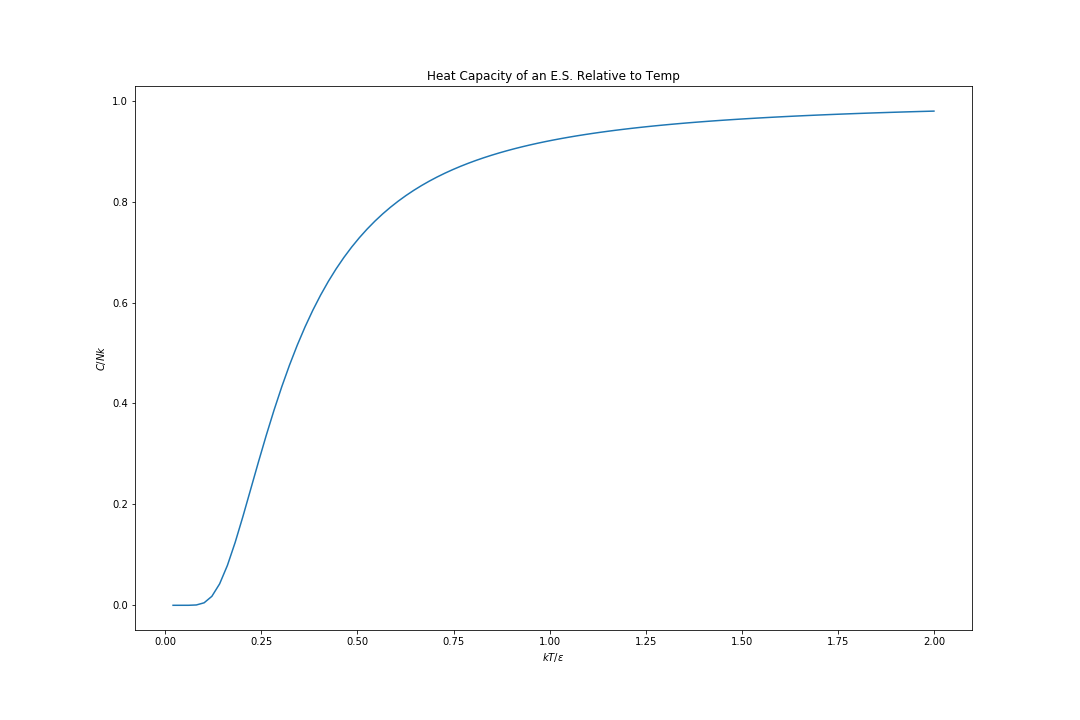

Reproduce this figure in Python.
# -*- coding: utf-8 -*-
"""
Created on Wed Apr  3 01:46:37 2019

@author: maxhu
"""

import numpy as np
import matplotlib.pyplot as plt

def C(t):
    first = 1 / t**2
    second = np.exp(1/t) / (np.exp(1/t) - 1)**2
    return first * second

t = np.linspace(0,2,100)
plt.figure(figsize=(15,10))
plt.plot(t, C(t))
plt.xlabel('$kT/\epsilon$')
plt.ylabel('$C/Nk$')
plt.title('Heat Capacity of an E.S. Relative to Temp')

plt.savefig('HW21Q2')